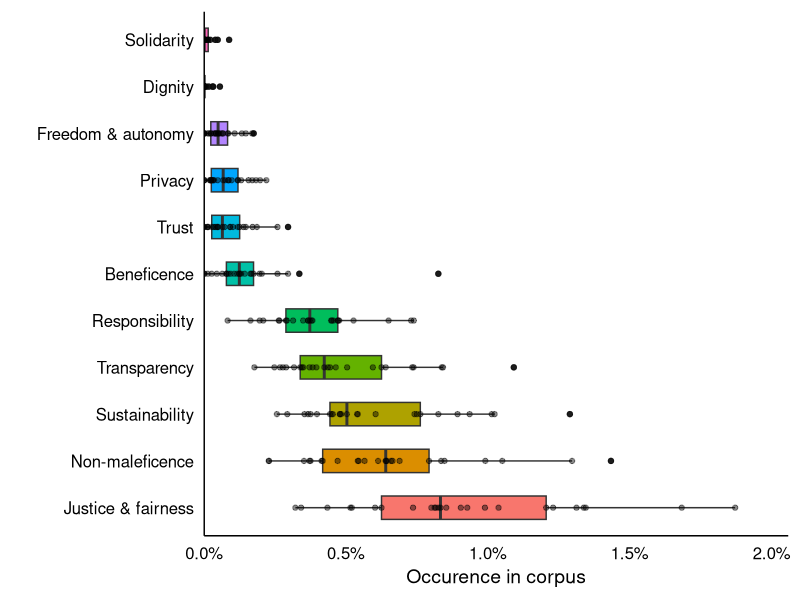
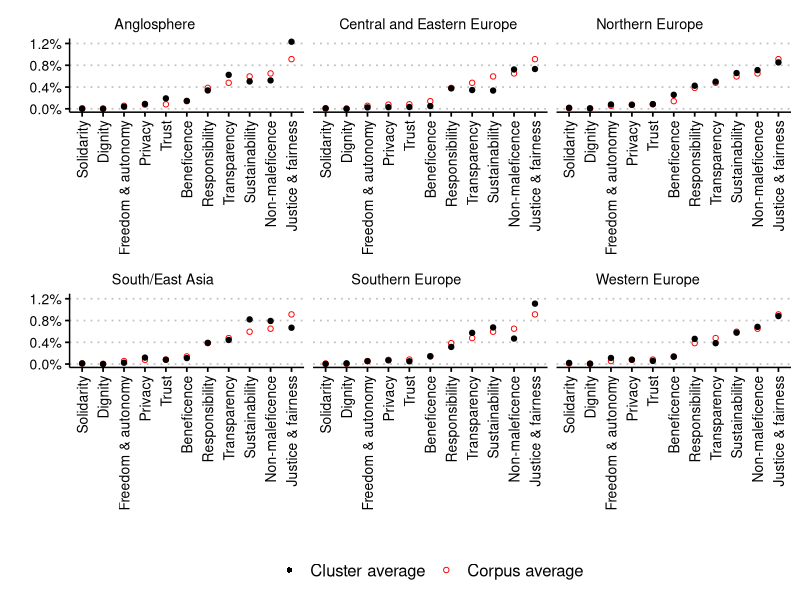

Write R code to recreate these figures, in order.
library(dplyr)
library(ggplot2)
library(tidyverse)


######################

# Section 4.2 - Discussion of Ethical Principles
reverseSearchFrequency <- read.csv("reverseSearchFrequency.csv", check.names=FALSE)
str(reverseSearchFrequency)
long_reverseSearchFrequency <- reverseSearchFrequency %>%
  gather(Principle, Frequency, Transparency:Solidarity)

str(long_reverseSearchFrequency)
long_reverseSearchFrequency$Principle <- as.factor(long_reverseSearchFrequency$Principle)

levels(long_reverseSearchFrequency$Principle)
long_reverseSearchFrequency$Principle = reorder(long_reverseSearchFrequency$Principle, desc(long_reverseSearchFrequency$Frequency), median)

long_reverseSearchFrequency$Ratio = long_reverseSearchFrequency$Frequency / long_reverseSearchFrequency$TotalLength

ggplot(long_reverseSearchFrequency, aes(x = Ratio, y = Principle, fill = Principle)) +
  scale_x_continuous(labels = scales::percent_format(accuracy = 0.5),
                     limits = c(0, NA),
                     expand = expansion(mult = c(0, 0.1))) +
  ylab("") +
  xlab("Occurence in corpus") +
  geom_boxplot(width = 0.5) +
  geom_point(alpha = 0.45) +
  ggthemes::theme_clean(base_size = 17) +
  theme(
    legend.position = "none",
    legend.key = element_blank(), strip.background = element_blank(),
    plot.title = element_text(size = 14, hjust = 0.5),
    axis.ticks = element_blank(),
    panel.grid = element_blank(),
    panel.grid.major.y = element_blank(),
    panel.background = element_blank(),
    legend.background = element_rect(color = NA),
    legend.title = element_blank(),
    legend.spacing.x = unit(0.15, 'cm'),
    plot.background = element_rect(color = NA))

#ggsave("plots/principles.pdf", height = 11, width = 25, units = "cm")



library(data.table)
library(ggthemes)

ethicsGeoclusters <- read.csv("ethicsGeoclusters.csv", check.names=FALSE)
ethicsGeoclusters <- reshape2::melt(ethicsGeoclusters)

str(ethicsGeoclusters)

ethicsGeoclusters$geocluster_label <- ethicsGeoclusters$geocluster

ethicsGeoclustersMean <- ethicsGeoclusters %>% 
  group_by(variable) %>%
  summarise(mean = mean(value))

ethicsGeoclusters <- merge(ethicsGeoclusters, 
                           ethicsGeoclustersMean, by = "variable")

ggplot(ethicsGeoclusters, 
       aes (x = reorder(variable, desc(variable)), 
            y = value, group = geocluster), shape = 16) +
  geom_point(aes(y = mean, color = "red"), shape = 1) +
  geom_point(aes(color = "black")) +
  facet_wrap(geocluster ~ ., scales = "free_x") +
  scale_y_continuous(labels = scales::percent) +
  scale_color_manual(name = "Frequency",
                     labels = c("Cluster average", "Corpus average"),
                     values = c("#000000", "#ff0000"),
                     guide = guide_legend(override.aes = list(shape = c(16, 1)))) +
  xlab("") +
  ylab("") +
  theme_clean(base_size = 13) +
  theme(axis.text.x = element_text(angle = 90, hjust = 1, vjust = 0.5),
        plot.background = element_rect(color = NA),
        legend.position = "bottom",
        legend.title = element_blank(),
        legend.background = element_blank())

#ggsave("plots/ethics-regions.pdf", width = 27, height = 18, units = "cm")
#ggsave("plots/ethics-regions.png", width = 27, height = 18, units = "cm")
